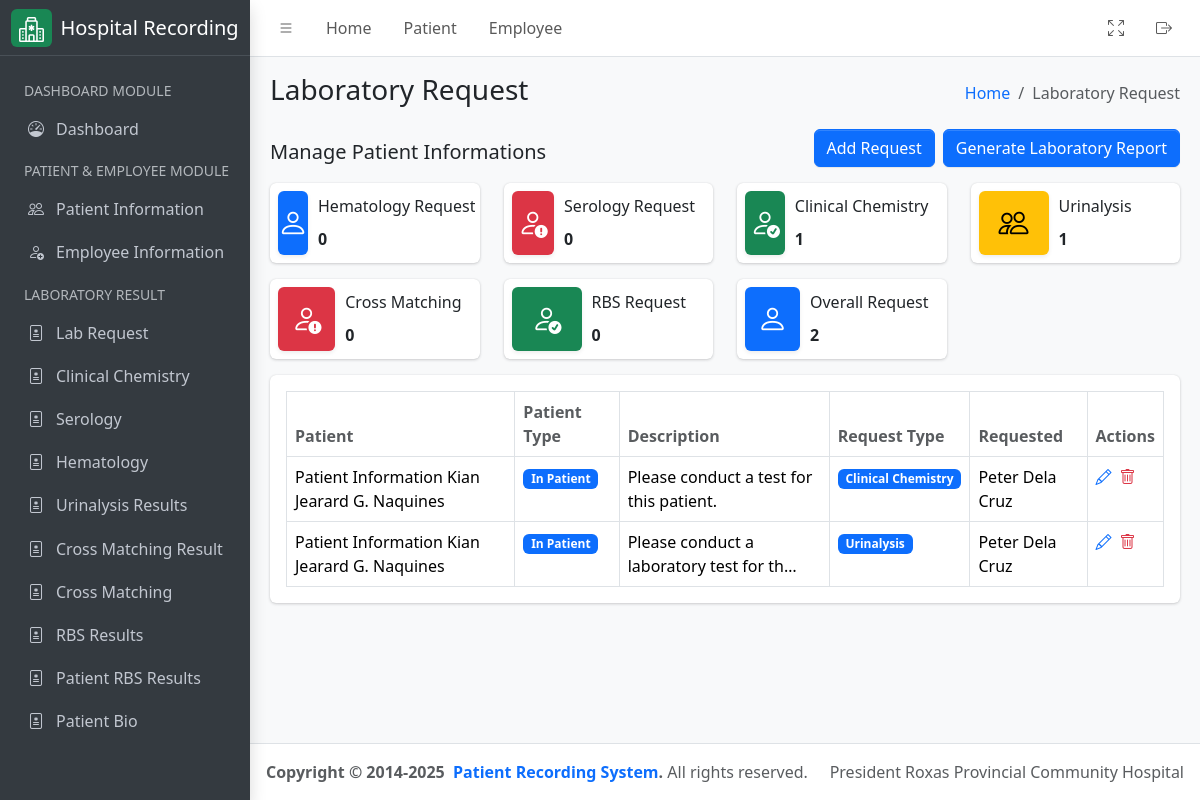
Page /laboratory/request/result (signed in) on the earlier database version.
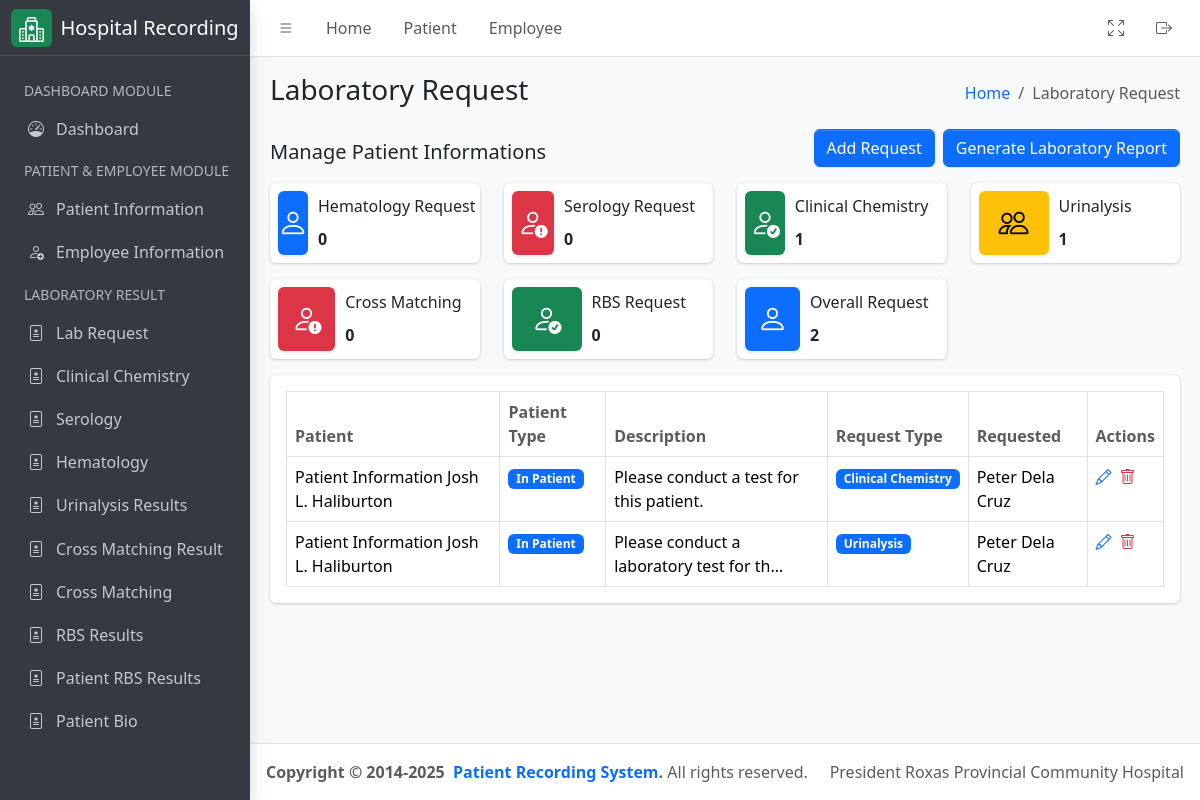
Same page on the later database version.
### hospital_app/models.py (models this page shows, shortened)
class LabRequest(models.Model):
    lab_request_type = (
        ("Clinical Chemistry", "Clinical Chemistry"),
        ("Cross Matching", "Cross Matching"),
        ("Urinalysis", "Urinalysis"),
        ("Hematology", "Hematology"),
        ("Serology", "Serology"),
        ("RBS", "RBS"),
    )
    patient = models.ForeignKey(
        Patient,
        on_delete=models.CASCADE,
        related_name="patient_lab_requests",
        help_text="Patient needs to be examine",
    )
    description = models.TextField(
        max_length=300, help_text="Description for laboratory request"
    )
    lab_request_type = models.CharField(
        max_length=255,
        choices=lab_request_type,
        help_text="Type of laboratory request",
    )
    requested_by = models.ForeignKey(
        User,
        related_name="requested_by_lab",
        limit_choices_to=Q(groups__name="Doctor") | Q(groups__name="Nurse"),
        on_delete=models.CASCADE,
    )
    date_request = models.DateTimeField(auto_now_add=True)

class Patient(models.Model):
    firstname = models.CharField(max_length=255)
    middlename = models.CharField(max_length=255, null=False, blank=True)
    lastname = models.CharField(max_length=255)
    age = models.PositiveIntegerField()
    sex = models.CharField(
        max_length=10, choices=(("Male", "Male"), ("Female", "Female"))
    )
    physician = models.ForeignKey(
        User,
        related_name="physician",
        limit_choices_to={"groups__name": "Physician"},
        on_delete=models.CASCADE,
    )
    room_number = models.PositiveIntegerField()
    sample_type = models.CharField(max_length=255)
    time_of_collection = models.TimeField()
    date_of_collection = models.DateField()
    sars_result = models.CharField(max_length=255)
    date = models.DateField(auto_now_add=True)
    assigned_pathologist = models.ForeignKey(
        User,
        related_name="patient_pathologist",
        on_delete=models.CASCADE,
        null=True,
        blank=True,
        limit_choices_to={"groups__name": "Pathologist"},
    )
    assigned_technologist = models.ForeignKey(
        User,
        related_name="patient_technologist",
        on_delete=models.CASCADE,
        null=True,
        blank=True,
        limit_choices_to={"groups__name": "Medical Technologist"},
    )
    patient_type = models.CharField(
        max_length=100,
        default="In Patient",
        choices=(
            ("In Patient", "In Patient"),
            ("Out Patient", "Out Patient"),
        ),
    )
    def get_full_name(self):
        return f"{self.firstname}  { self.middlename[0] + '.' if self.middlename else ''} {self.lastname}"
    def __str__(self) -> str:
        return f"Patient Information {self.get_full_name()}"
    class Meta:
        ordering = ("time_of_collection",)

### hospital_app/views.py (the view)
# urls.py: path('laboratory/request/result', LaboratoryRequestView.as_view(), name="laboratory__result_list"),
class LaboratoryRequestView(ListView):
    template_name = "lab_request.html"
    queryset = LabRequest.objects.all().order_by("-date_request")
    context_object_name = "results"
    def get_queryset(self):
        current_user = self.request.user
        if (
            current_user.groups.filter(Q(name="Medical Technologist")).exists()
            or current_user.groups.filter(Q(name="Administrator")).exists()
        ):
            return LabRequest.objects.all().order_by("-date_request")
        return LabRequest.objects.filter(requested_by=current_user).order_by(
            "-date_request"
        )
    def get_context_data(self, **kwargs):
        context = super().get_context_data(**kwargs)
        context["detail_header"] = "Laboratory Request List"
        context["humberger_header"] = "Laboratory Request"
        context["hematology_count"] = LabRequest.objects.filter(
            lab_request_type="Hematology"
        ).count()
        context["serology_count"] = LabRequest.objects.filter(
            lab_request_type="Serology"
        ).count()
        context["clinical_chemistry_count"] = LabRequest.objects.filter(
            lab_request_type="Clinical Chemistry"
        ).count()
        context["cross_matching_count"] = LabRequest.objects.filter(
            lab_request_type="Cross Matching"
        ).count()
        context["urinalysis_count"] = LabRequest.objects.filter(
            lab_request_type="Urinalysis"
        ).count()
        context["rbs_count"] = LabRequest.objects.filter(lab_request_type="RBS").count()
        context["overall_results"] = LabRequest.objects.count()
        return context

### hospital_app/templatetags/group.py (called while the page is built)
@register.filter
def has_group(user, group_name):
    return user.groups.filter(name=group_name).exists()

### hospital_app/templates/lab_request.html (shortened to what the changed rows need)
{% extends './includes/base.html' %}
{% load group %}
{% load static %}
{% block content %}
<div class="container-fluid">
    <div class="row">
        <div class="col-md-12">
            <div class="card mb-4">
                <div class="card-body">
                    <table id="datatable" class="table table-bordered table-hover">
                        <thead>
                            <tr>
                                <th class="text-muted">Patient</th>
                                <th class="text-muted">Patient Type</th>
                                <th class="text-muted">Description</th>
                                <th class="text-muted">Request Type</th>
                                <th class="text-muted">Requested</th>
                                {% if request.user|has_group:"Administrator" %}
                                <th class="text-muted">Actions</th>
                                {% endif %}
                            </tr>
                        </thead>
                        <tbody>
                            {% for result in results %}
                            <tr>
                                <td>{{ result.patient }}</td>
                                <td>
                                    <span class="badge bg-primary">{{ result.patient.patient_type }}</span>
                                </td>
                                <td>
                                    {{ result.description|truncatechars:40 }}
                                </td>
                                <td>
                                    <span class="badge bg-primary">{{ result.lab_request_type }}</span>
                                </td>
                                <td>
                                    {{ result.requested_by.get_full_name }}
                                </td>
                                {% if request.user|has_group:"Administrator" %}
                                <td>
                                    <div class="d-flex align-items-center justify-content-start gap-2">
                                        <a href="{% url 'lab_result_update' pk=result.id %}" class="text-sm">
                                            <i class="bi bi-pencil"></i>
                                        </a>
                                        <a href="{% url 'lab_result_delete' pk=result.id %}" class="text-sm">
                                            <i class="bi bi-trash text-danger"></i>
                                        </a>
                                    </div>
                                </td>
                                {% endif %}
                            </tr>
                            {% endfor %}
                        </tbody>
                    </table>
                </div>
            </div>
        </div>
    </div>
</div>
{% endblock %}

Differences in the rows shown:
changed through a linked row, LabRequest "Please conduct a test for this patient.": patient "Patient Information Kian Jearard G. Naquines" → "Patient Information Josh L. Haliburton"
changed through a linked row, LabRequest "Urinalysis": patient "Patient Information Kian Jearard G. Naquines" → "Patient Information Josh L. Haliburton"
